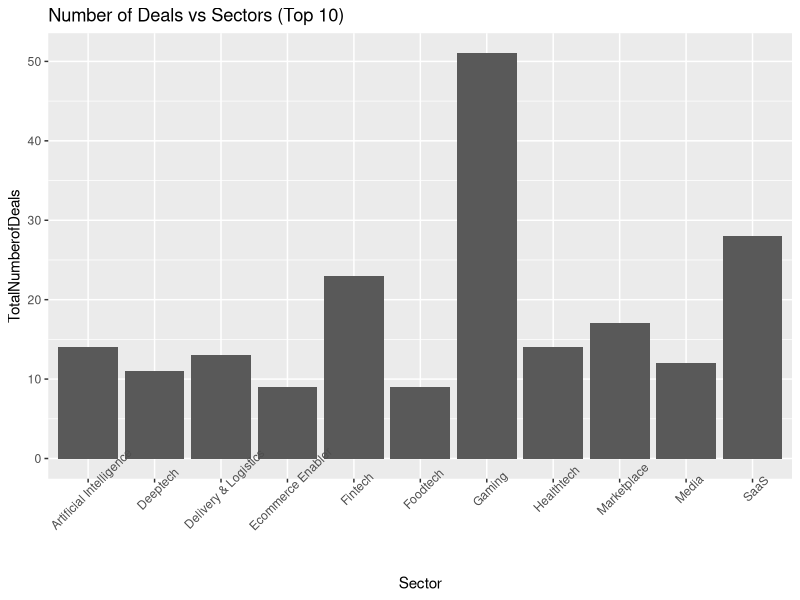
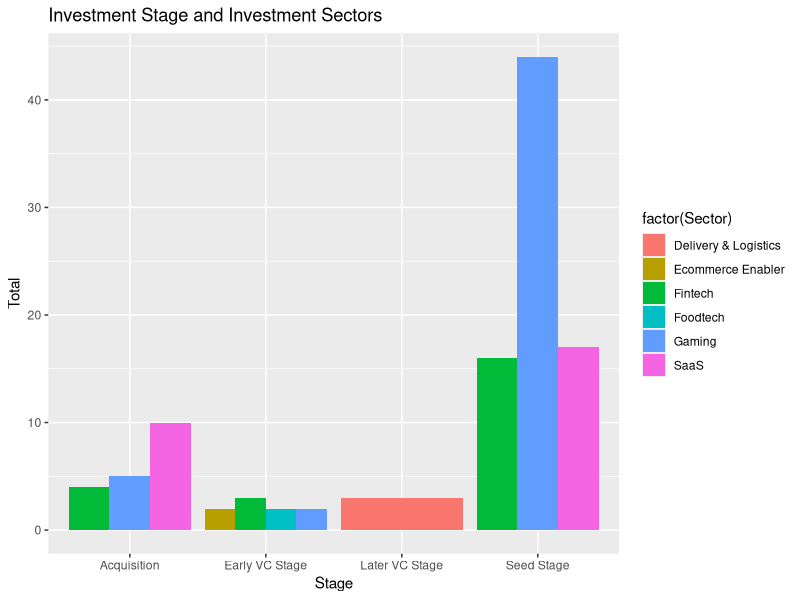
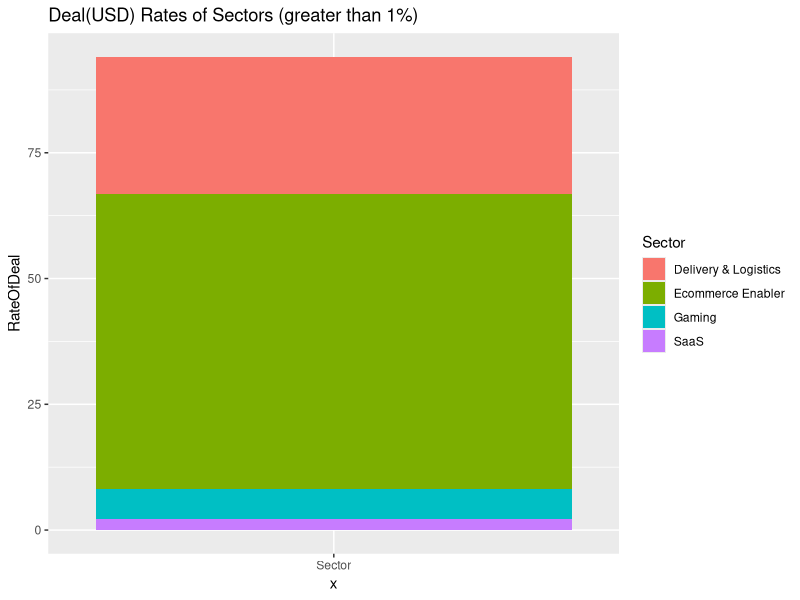
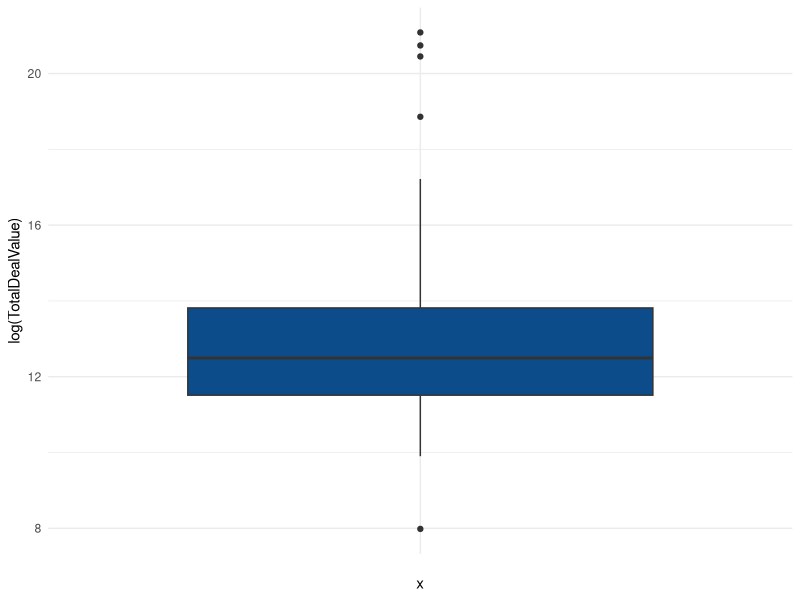
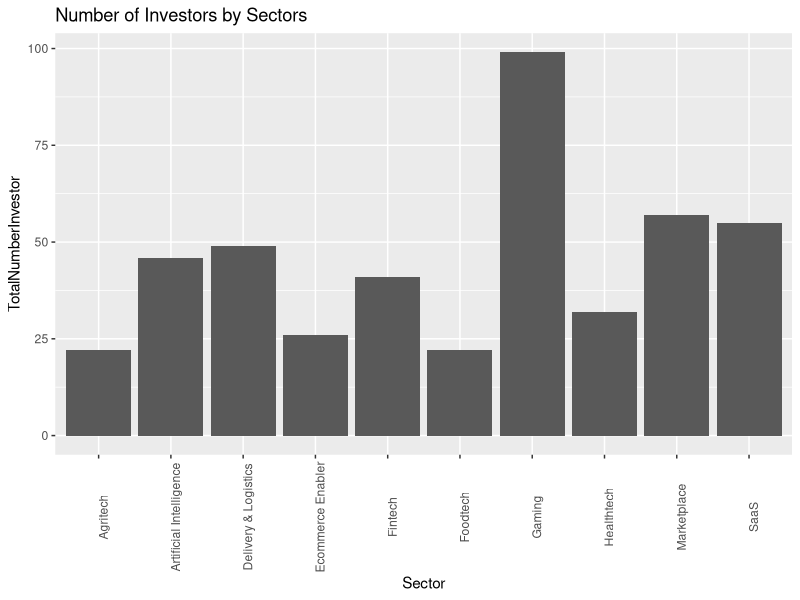
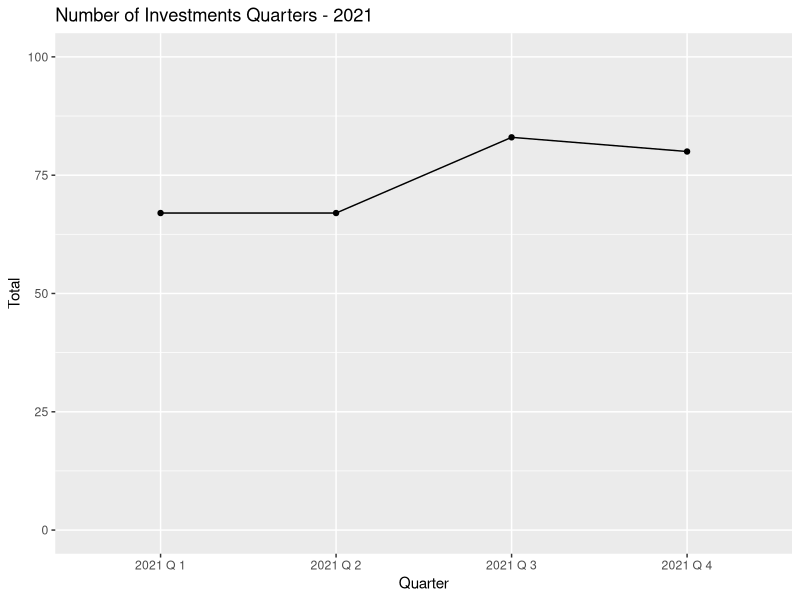
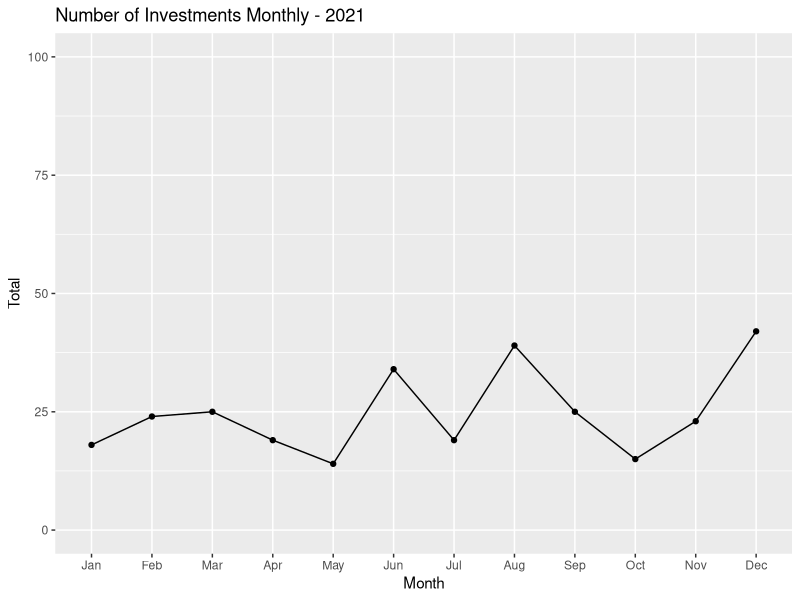
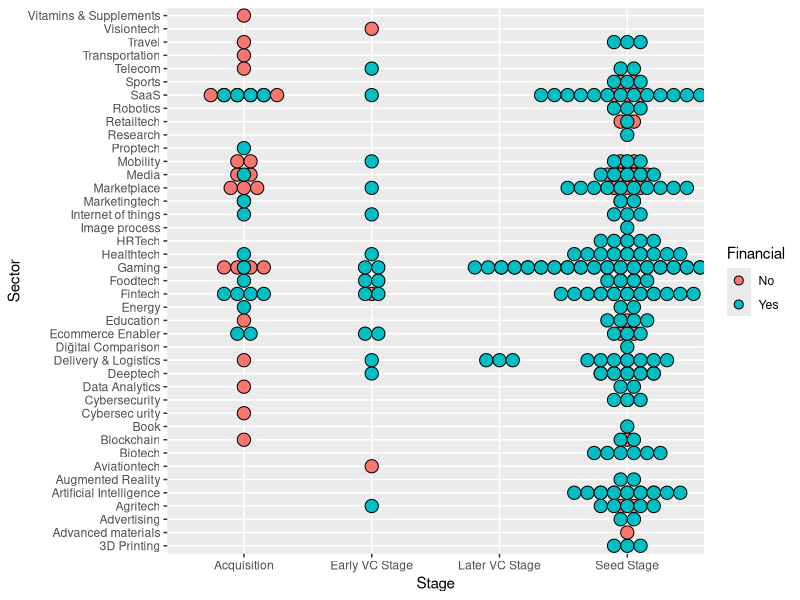

These figures' R source, in order:
## ---- chunk 1
knitr::opts_chunk$set(warning = FALSE)
Sys.setlocale(locale = "en_US.UTF-8")
options(dplyr.summarise.inform = FALSE)
## ---- chunk 2
#install.packages("readxl")
library(readxl)
library(lubridate)
library(dplyr)
library(tidyverse)
library(ggplot2)
## ---- chunk 3
data = read_excel("data//startup_deals_2021.xlsx")
## ---- chunk 4

data <- data %>% 
  rename(Stage = 'Investment Stage',
         Company = 'Target Company',
         DealValue = 'Deal Value (USD)',
         Financial = 'Financial Investor',
         Date = 'Announcement Date',
         Origin ="Investor's Origin",
         Stake = "Stake (%)"
  )
colnames(data)
## ---- chunk 5
options(scipen=999)
data$DealValue <- suppressWarnings(as.numeric(data$DealValue))

data$Date <- my(data$Date)


data <- data %>% 
  mutate(Stake = str_replace_all(Stake, "%", ""))
data$Stake <- suppressWarnings(as.numeric(data$Stake))
sapply(data, class)

## ---- chunk 6
data_incons <- data %>%
  filter(Sector %in% c('Diğital Comparison',
'Artificial intelligence',
'Cybersec urity',
'Telecpm',
'Artificial Intelligence',
'B lockchain'
))
unique(data_incons$Sector)
## ---- chunk 7
data$Sector[data$Sector == 'Artificial intelligence'] <- 'Artificial Intelligence'
data$Sector[data$Sector == 'Telecpm'] <- 'Telecom'
data$Sector[data$Sector == 'B lockchain'] <- 'Blockchain'
data$Sector[data$Sector == 'Diğital '] <- 'Dijital'
data$Sector[data$Sector == 'Cybersec urity '] <- 'Cybersecurity'
data$Sector[data$Sector == 'Ecommerce enabler'] <- 'Ecommerce Enabler'
data$Sector[data$Sector == 'I mage process'] <- 'Image process'
data$Sector[data$Sector == 'Ecommerce enabler'] <- 'Ecommerce Enabler'
data$Sector[data$Sector == 'Data analytics'] <- 'Data Analytics'
## ---- chunk 8
knitr::kable(head(data))
## ---- chunk 9
df <- data %>% 
  group_by(Sector) %>% 
  summarise(TotalNumberofDeals=n()) %>%
  top_n(n=10) 
ggplot(data=df, aes(x=Sector, y=TotalNumberofDeals)) +
  geom_bar(position="dodge",stat="identity") + 
  ggtitle("Number of Deals vs Sectors (Top 10)")+
  theme(axis.text.x = element_text(angle = 45))
## ---- chunk 10
sector_stage <- data %>%
  group_by(Stage,Sector) %>%
  summarise(Total = n()) %>% 
  arrange(desc(Total)) %>%
  slice_max(Total,n=3)
knitr::kable(sector_stage)

## ---- chunk 11
ggplot(data=sector_stage, aes(x=Stage, y=Total, fill=factor(Sector))) +
  geom_bar(position="dodge",stat="identity") + 
  ggtitle("Investment Stage and Investment Sectors")

## ---- chunk 12

df1 <-  data %>%
  mutate(TotalDeal = sum(DealValue,na.rm = TRUE))

 
df2 <- df1 %>%
  group_by(Sector) %>%
  summarise(RateOfDeal=(sum(DealValue,na.rm = TRUE)/TotalDeal)*100) %>%
  arrange(desc(RateOfDeal)) 
  

knitr::kable(head(unique(df2)))
## ---- chunk 13
df3 <- df2 %>% filter(RateOfDeal>1)
df3 <- unique(df3)
ggplot(df3, aes(x="Sector", y=RateOfDeal, fill=Sector))+
geom_bar(width = 1, stat = "identity") +
  ggtitle("Deal(USD) Rates of Sectors (greater than 1%)")
## ---- chunk 14
df <-  data %>%
  group_by(Company,Sector) %>%
  summarise(Total=n(),TotalDealValue=sum(DealValue))  %>%
  arrange(desc(TotalDealValue))
ggplot(df) +
  aes(x = "", y = log(TotalDealValue)) +
  geom_boxplot(fill = "#0c4c8a") +
  theme_minimal()

## ---- chunk 15

lower_bound <- quantile(df$TotalDealValue, 0.01,na.rm = TRUE)
upper_bound <- quantile(df$TotalDealValue, 0.99,na.rm = TRUE)

upper_outlier_ind <- which(df$TotalDealValue > upper_bound)


knitr::kable(df[upper_outlier_ind, ],caption = "Companies Making Difference")

## ---- chunk 16
Stage_v1 <- data %>% group_by(Company,Stage) %>%
  summarise(Investment_Count = n(),
  TotalDealValue=sum(DealValue)          
  )

Stage_v2 <- Stage_v1 %>% group_by(Company) %>%
  summarise(StageCount = n()) %>%
  filter(StageCount>1)

Morethanonestage <-data %>%
                    select(Company,Sector,DealValue,Date,Stage) %>%
                    filter(Company %in% Stage_v2$Company) 

knitr::kable(Morethanonestage,caption = "Companies which invested in different stages")
## ---- chunk 17
data_investor <- mutate(data,
       investor_number = sapply(strsplit(as.character(data$Investor), ","), length))

investor_gg <- data_investor %>%
  group_by(Sector) %>%
  summarise(TotalNumberInvestor=sum(investor_number))  %>%
  arrange(desc(TotalNumberInvestor)) %>%
  slice_max(TotalNumberInvestor,n=10)

ggplot(data=investor_gg, aes(x=Sector, y=TotalNumberInvestor)) +
  geom_bar(position="dodge",stat="identity") + 
  ggtitle("Number of Investors by Sectors") +
  theme(axis.text.x = element_text(angle = 90))

## ---- chunk 18

data_inv_origin <- mutate(data,
       origin_number = sapply(strsplit(as.character(data$Origin), ","), length)) 

inv_or_sec <- data_inv_origin %>%
  group_by(Sector) %>%
  summarise(MaxOriginNumber = max(origin_number),MeanOriginNumber = mean(origin_number)) %>%
  filter(MaxOriginNumber>1) %>%
  arrange(desc(MaxOriginNumber)) %>%
  top_n(5)

 
knitr::kable(inv_or_sec)
## ---- chunk 19

df1 <- data %>%
  group_by(Sector) %>%
  summarise(
    Total = n(),
    Financial = sum(Financial == "Yes")
  ) %>%
  mutate(FinancialInvestorPercentage =(Financial/Total)*100 ) %>%
  filter(Total>1) %>%
  arrange(desc(Financial),desc(FinancialInvestorPercentage))

knitr::kable(head(df1,10))
## ---- chunk 20
df <-  data %>%
  mutate(Month = month(data$Date, label=TRUE)) %>%
  mutate(Quarter = paste("2021 Q", quarter(data$Date)))  %>%
  group_by(Quarter) %>%
  summarise(Total=n())%>%
  arrange(Quarter) 

ggplot(data=df, aes(x=Quarter, y=Total, group=1)) +
  geom_line()+
  geom_point() +
  ylim(0,100) +
  ggtitle("Number of Investments Quarters - 2021")


## ---- chunk 21
df1 <-  data %>%
  mutate(Month = month(data$Date, label=TRUE)) %>%
  group_by(Month) %>%
  summarise(Total=n())%>%
  arrange(Month) 

ggplot(data=df1, aes(x=Month, y=Total, group=1)) +
  geom_line()+
  geom_point() +
  ylim(0,100) +
  ggtitle("Number of Investments Monthly - 2021")
## ---- chunk 22
  ggplot(data,aes(x = Stage, y=Sector, fill = Financial)) +
    geom_dotplot(binaxis = "y", stackdir = "center",
                 dotsize=1,binwidth = 1)
